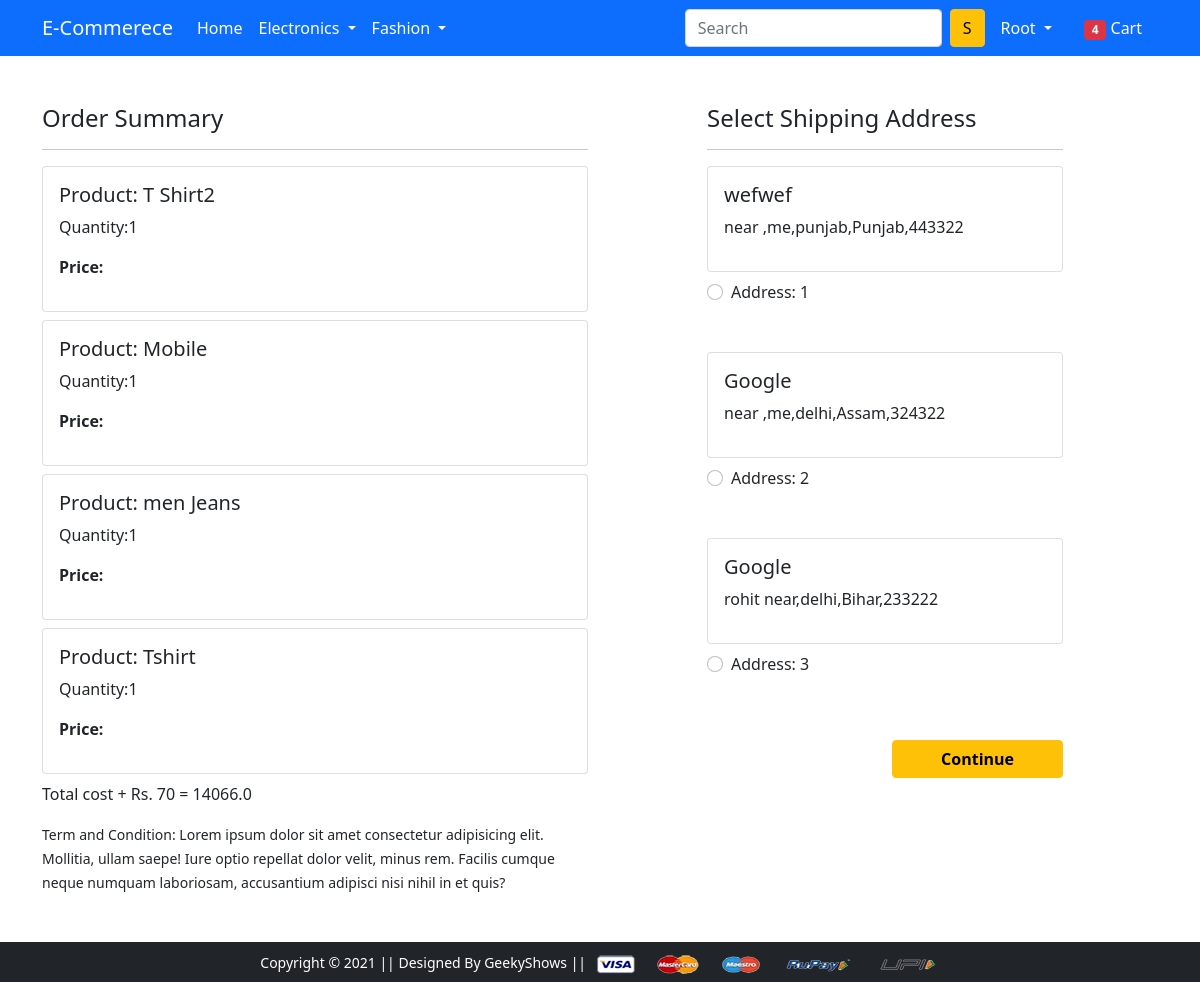
Before: /checkout/ (signed in) with the older database file.
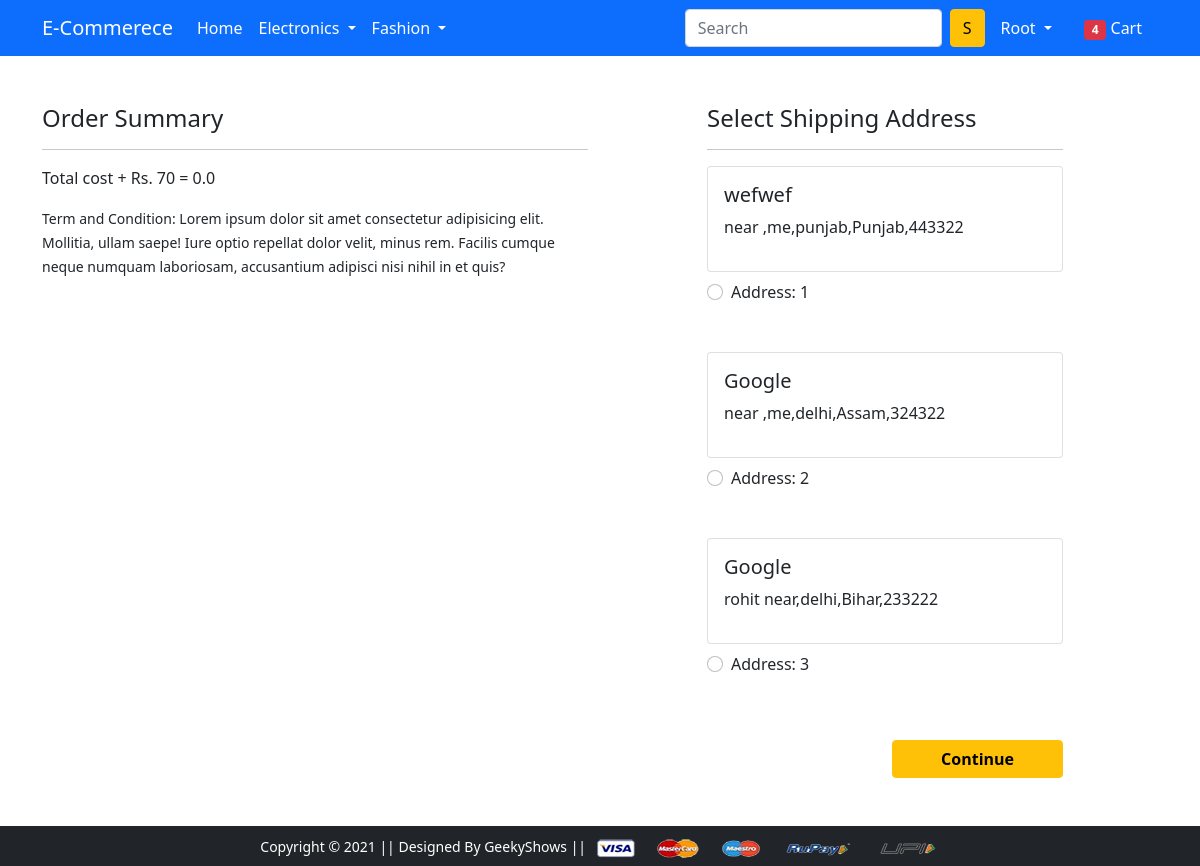
After: the same page with the newer database file.
### app/models.py (models this page shows, shortened)
class Cart(models.Model):
    user = models.ForeignKey(User, on_delete=models.CASCADE)
    product = models.ForeignKey(Product, on_delete=models.CASCADE)
    quantity = models.PositiveIntegerField(default=1)

class Product(models.Model):
    title = models.CharField(max_length=100)
    selling_price = models.FloatField()
    discount_price = models.FloatField()
    description = models.TextField()
    brand = models.CharField(max_length=100)
    category = models.CharField(choices = CATEGORY_CHOICES,max_length=2)
    product_image = models.ImageField(upload_to='productimg')

class Customer(models.Model):
    user = models.ForeignKey(User, on_delete = models.CASCADE)
    name = models.CharField(max_length=100)
    locality = models.CharField(max_length=100)
    city= models.CharField(max_length=100)
    zipcode = models.IntegerField()
    state = models.CharField(choices=STATE_CHOICE, max_length=100)

### app/views.py (the view)
# urls.py: path('checkout/', views.checkout, name='checkout'),
@login_required
def checkout(request):
    user = request.user
    add = Customer.objects.filter(user=user)
    cart_items = Cart.objects.filter(user=user)
    amount = 0.0
    shipping_amount = 70.0
    totalamount = 0.0
    cart_product = [p for p in Cart.objects.all() if p.user==request.user]
    if cart_product:
        for p in cart_product:
            tempamount = (p.quantity * p.product.discount_price)
            amount += tempamount
            totalamount = amount + shipping_amount
    return render(request, 'app/checkout.html',{'add':add, 'totalamount':totalamount,'cart_items':cart_items})

### app/templates/app/checkout.html (shortened to what this page needs)
{% extends 'app/base.html' %}
{% load static %}
{% block main-content %}
<div class="container">
 <div class="row mt-5">
  <div class="col-sm-6">
    <h4>Order Summary</h4>
    <hr>
    {% for item in cart_items %}
      <div class="card mb-2">
        <div class="card-body">
          <h5>Product: {{item.product.title}}</h5>
          <p>Quantity:{{item.quantity}}</p>
          <p class="fw-bold">Price: {{item.total_cost}}</p>
        </div>
      </div>
      {% endfor %}
      <p>Total cost + Rs. 70 = {{totalamount}}</p>
    <small>Term and Condition: Lorem ipsum dolor sit amet consectetur adipisicing elit. Mollitia, ullam saepe! Iure optio repellat dolor velit, minus rem. Facilis cumque neque numquam laboriosam, accusantium adipisci nisi nihil in et quis?</small>
  </div>
  <div class="col-sm-4 offset-sm-1">
    <h4>Select Shipping Address</h4>
    <hr>
    <form action="/paymentdone">
      {% for ad in add %}
      <div class="card">
        <div class="card-body">
        <h5>{{ad.name}}</h5>
        <p>{{ad.locality}},{{ad.city}},{{ad.state}},{{ad.zipcode}} </p>
        </div>
      </div>
        <div class="form-check mt-2 mb-5">
          <input class="form-check-input" type="radio" value="{{ad.id}}" name = "custid" id="custid" id="custadd{{forloop.counter}}">
            Address: {{forloop.counter}}</label>
        </div>
        {% endfor %}
        <div class="text-end">
          <button type="submit" class="btn btn-warning mt-3 px-5 fw-bold">Continue</button>
        </div>
      </form>
    </div>
  </div>
</div>
{% endblock main-content %}

Changed rows visible on the page:
removed Cart: product "T Shirt2", quantity "1"
removed Cart: product "Mobile", quantity "1"
removed Cart: product "men Jeans", quantity "1"
removed Cart: product "Tshirt", quantity "1"
Other visible differences:
{{ totalamount }}: "14066.0" → "0.0"
